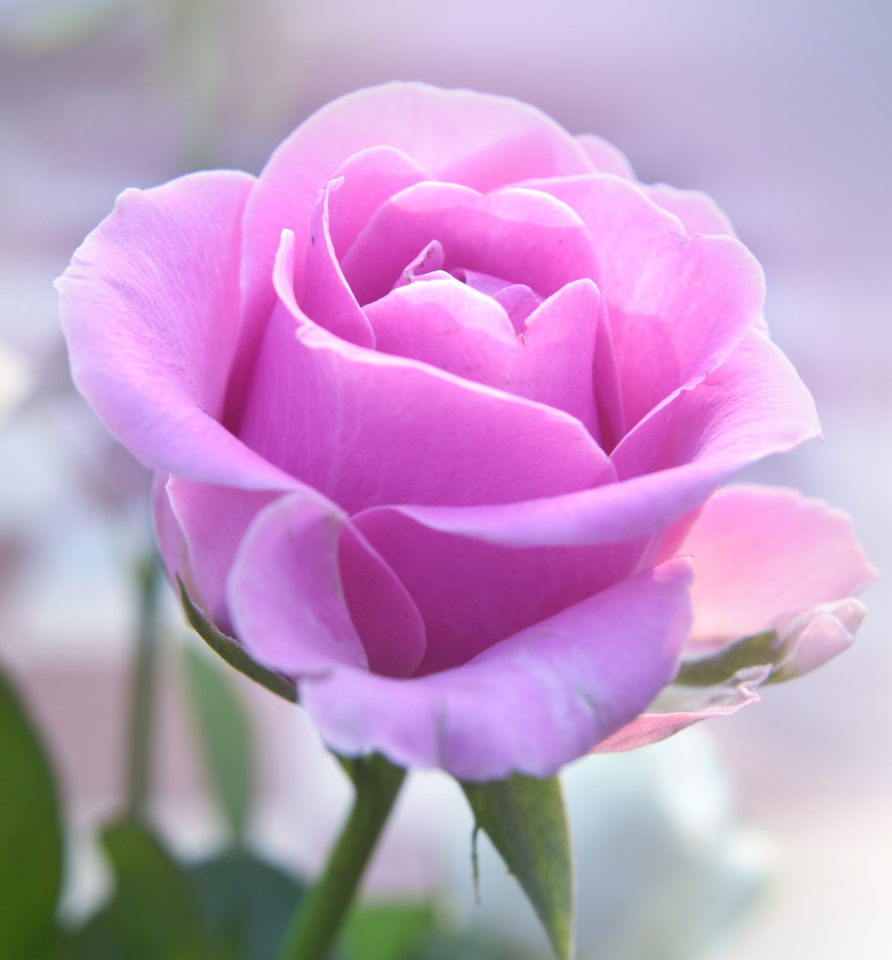
#> input picture rose.jpg, 1783 x 1920 px, found by its file name (shown at 1/2 size)
$ python assignment_6.py
#> lines starting #> are read from the running program, lines starting #| are printed output that depends on the picture
import cv2
import numpy as np
import matplotlib.pyplot as plt

def custom_filter2D(img, kernel, mode='same'):
    kernel = np.array(kernel, dtype=np.float32)
    k_h, k_w = kernel.shape
    flipped_kernel = np.flipud(np.fliplr(kernel))

    if img.ndim == 3:
        channels = []
        for c in range(img.shape[2]):
            filtered = custom_filter2D(img[:, :, c], kernel, mode)
            channels.append(filtered)
        return np.stack(channels, axis=2)

    img = img.astype(np.float32)
    img_h, img_w = img.shape

    if mode == 'same':
        pad_h, pad_w = k_h // 2, k_w // 2
        padded_img = np.zeros((img_h + 2*pad_h, img_w + 2*pad_w), dtype=np.float32)
        padded_img[pad_h:pad_h+img_h, pad_w:pad_w+img_w] = img
    else:
        padded_img = img
        pad_h, pad_w = 0, 0

    out_h = img_h if mode == 'same' else img_h - k_h + 1
    out_w = img_w if mode == 'same' else img_w - k_w + 1
    output = np.zeros((out_h, out_w), dtype=np.float32)

    for i in range(out_h):
        for j in range(out_w):
            region = padded_img[i:i+k_h, j:j+k_w]
            output[i, j] = np.sum(region * flipped_kernel)

    output = cv2.normalize(output, None, 0, 255, cv2.NORM_MINMAX)
    return output.astype(np.uint8)


def display_img(img_set, titles, row, col, max_width=300):
    plt.figure(figsize=(15, 10))
    for k, img in enumerate(img_set):
        plt.subplot(row, col, k+1)


        scale_ratio = max_width / img.shape[1]
        new_height = int(img.shape[0] * scale_ratio)
        if img.ndim == 2:
            img_plot = cv2.resize(img, (max_width, new_height))
            plt.imshow(img_plot, cmap='gray')
        else:
            img_plot = cv2.resize(cv2.cvtColor(img, cv2.COLOR_BGR2RGB), (max_width, new_height))
            plt.imshow(img_plot)

        plt.title(titles[k])
        plt.axis('off')
    plt.tight_layout()
    plt.show()


def main():
    img = img = cv2.imread('/home/inzamul/Downloads/rose.jpg', 0)
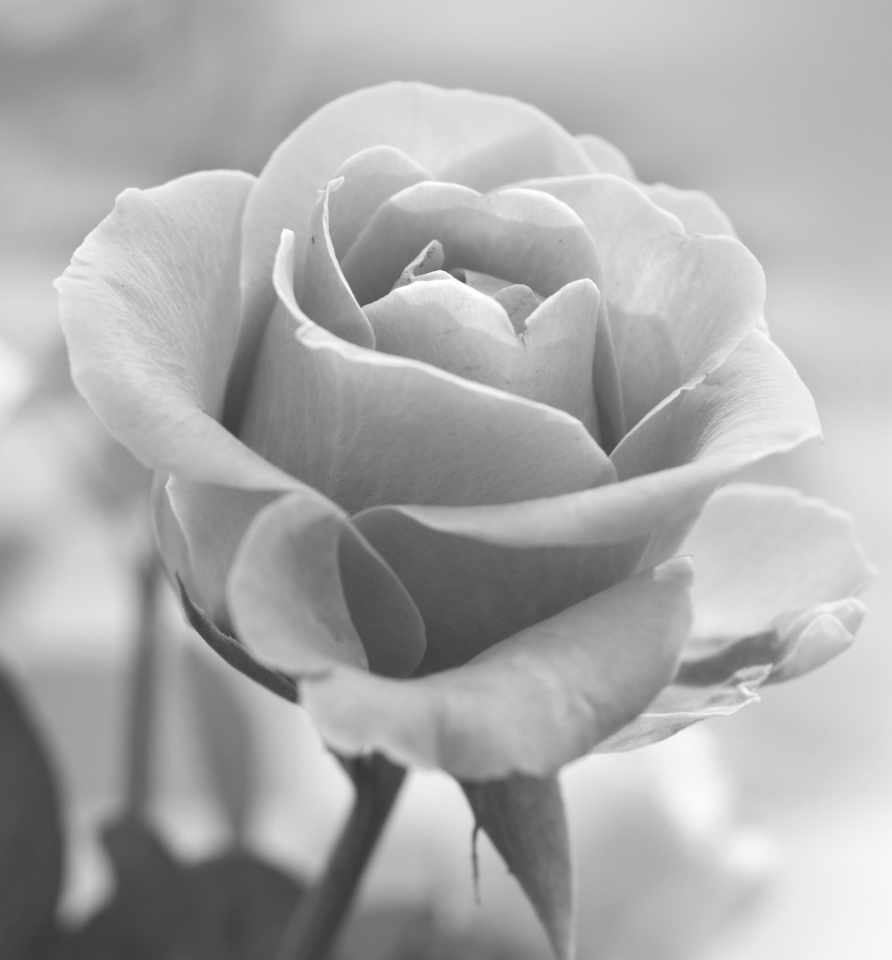
#> img: shape (1920, 1783) (shown at 1/2 size); min 53, max 255, mean 171.3

    if img is None:
        print("Error: Image not loaded!")
        return

    max_width = 800
    scale_ratio = max_width / img.shape[1]
#> scale_ratio = 0.449
    img = cv2.resize(img, (max_width, int(img.shape[0]*scale_ratio)))
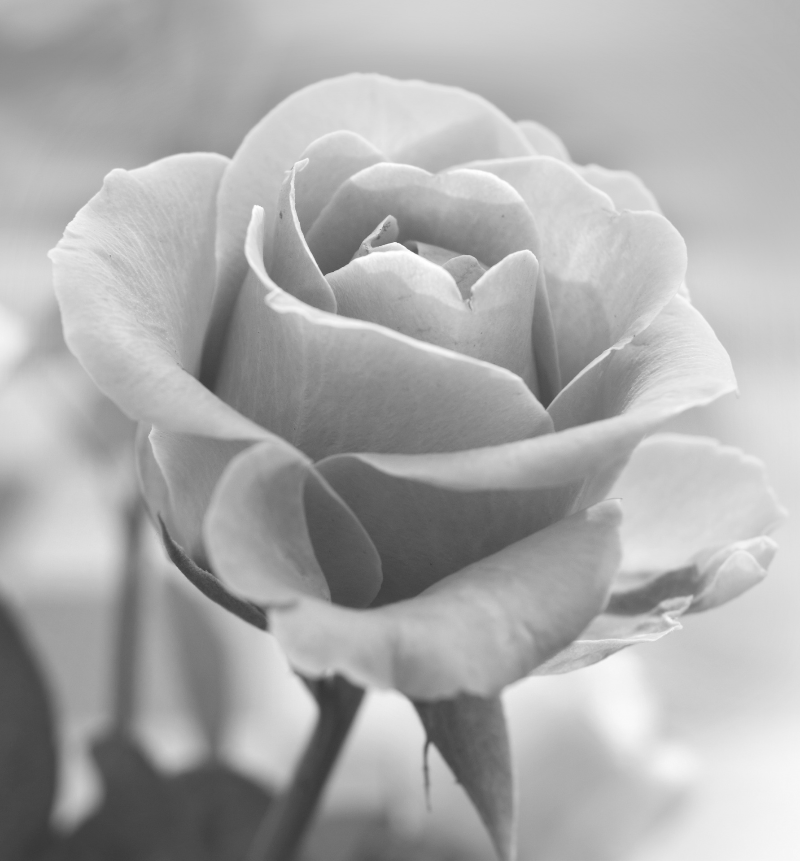
#> img: shape (861, 800); min 54, max 255, mean 171.2


    kernel_vertical = [[-1, 0, 1],
                       [-2, 0, 2],
                       [-1, 0, 1]]

    kernel_horizontal = [[-1, -2, -1],
                         [0, 0, 0],
                         [1, 2, 1]]

    kernel_average = [[1/9, 1/9, 1/9],
                      [1/9, 1/9, 1/9],
                      [1/9, 1/9, 1/9]]

    filtered_img = [
        img,
        custom_filter2D(img, kernel_vertical),
        custom_filter2D(img, kernel_horizontal),
        custom_filter2D(img, kernel_average)
    ]
#> after the loop in custom_filter2D, `for i in range(out_h):`:
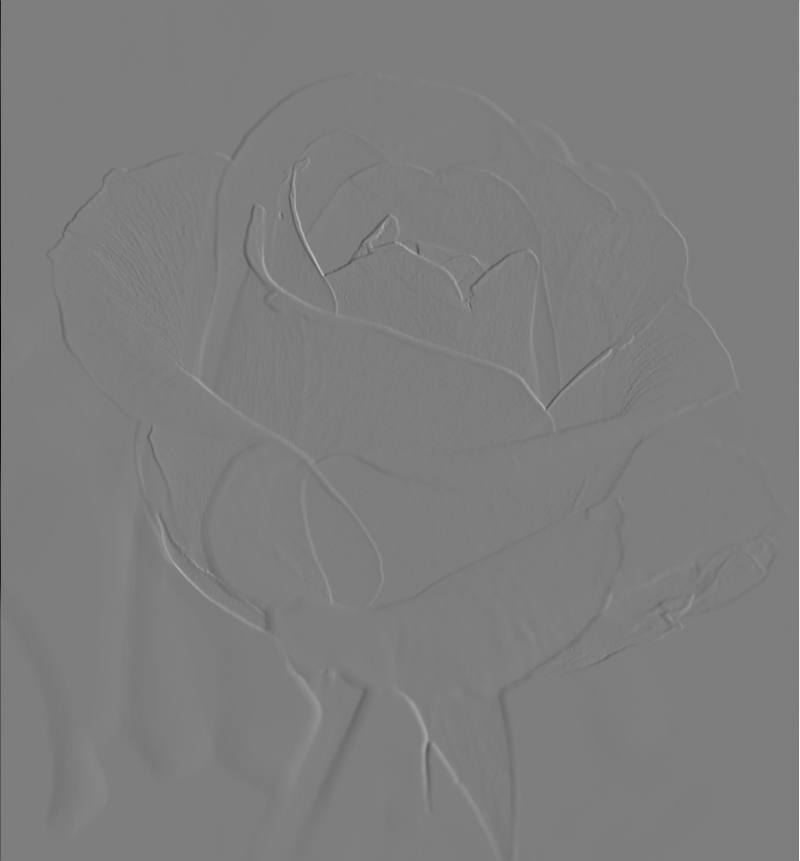
#> output: shape (861, 800) float32; min -971, max 992, mean -0.3; drawn with min black and max white
#> call 2 of custom_filter2D, with mode = 'same'
#> in custom_filter2D (call 2), `kernel = np.array(kernel, dtype=np.float32)`: kernel = [[-1, -2, -1], [0, 0, 0], [1, 2, 1]]
#> in custom_filter2D (call 2), `flipped_kernel = np.flipud(np.fliplr(kernel))`: flipped_kernel = [[1, 2, 1], [0, 0, 0], [-1, -2, -1]]
#> after the loop in custom_filter2D (call 2), `for i in range(out_h):`:
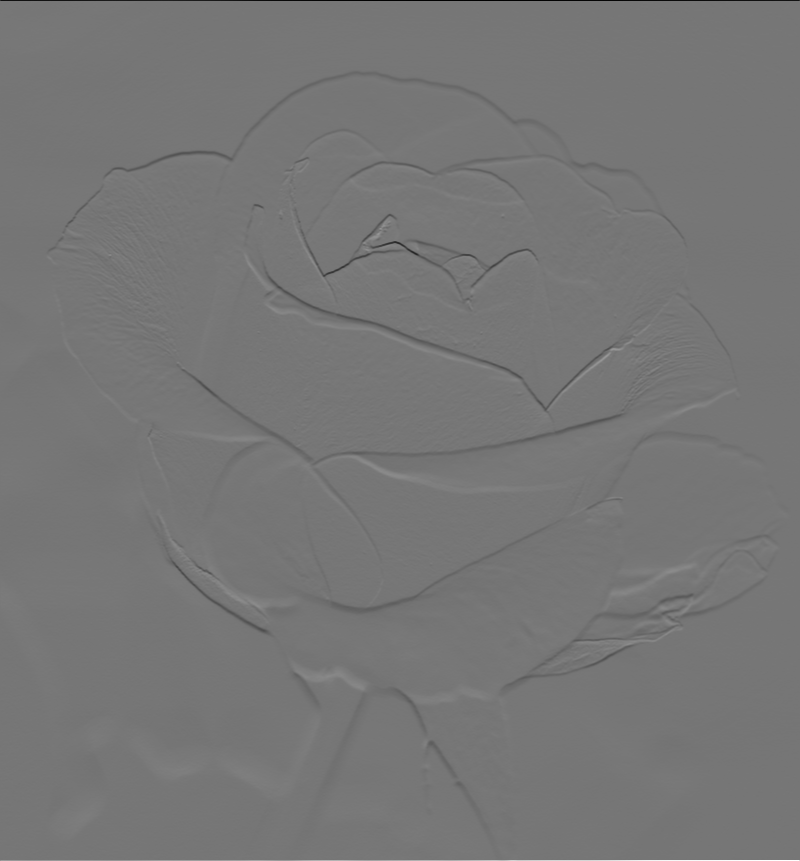
#> output: shape (861, 800) float32; min -858, max 989, mean 0.3; drawn with min black and max white
#> call 3 of custom_filter2D, with mode = 'same'
#> in custom_filter2D (call 3), `kernel = np.array(kernel, dtype=np.float32)`: kernel = [[0.111, 0.111, 0.111], [0.111, 0.111, 0.111], [0.111, 0.111, 0.111]]
#> in custom_filter2D (call 3), `flipped_kernel = np.flipud(np.fliplr(kernel))`: flipped_kernel has the same summary as kernel
#> in custom_filter2D (call 3), `output = cv2.normalize(output, None, 0, 255, cv2.NORM_MINMAX)`:
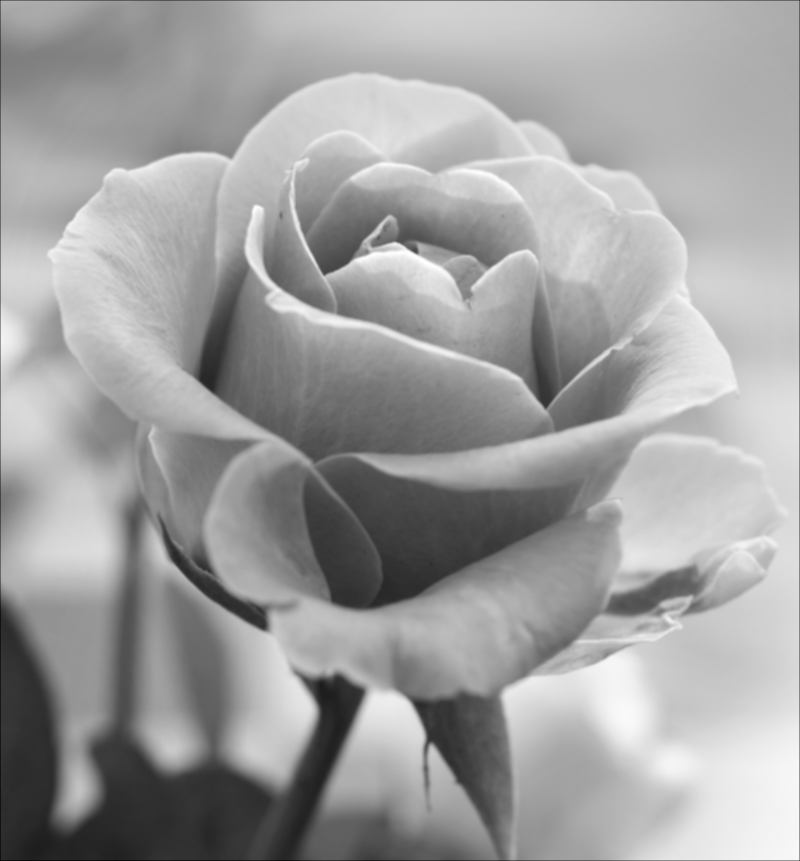
#> output: shape (861, 800) float32; min 3.48e-07, max 255, mean 160.4

    titles = ['Original', 'Vertical Sobel', 'Horizontal Sobel', 'Average Filter']

    display_img(filtered_img, titles, row=2, col=2)
#> the loop in display_img, `for k, img in enumerate(img_set):` made 4 passes
#> in display_img, `plt.show()`:
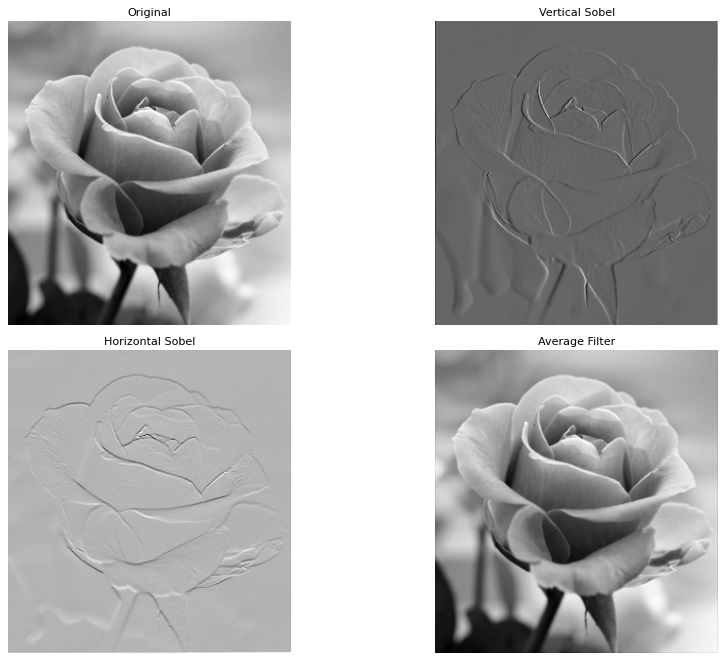
#> figure drawn by matplotlib, 4 panels

if __name__ == '__main__':
    main()

$ run again, with big_image.jpg copied over rose.jpg
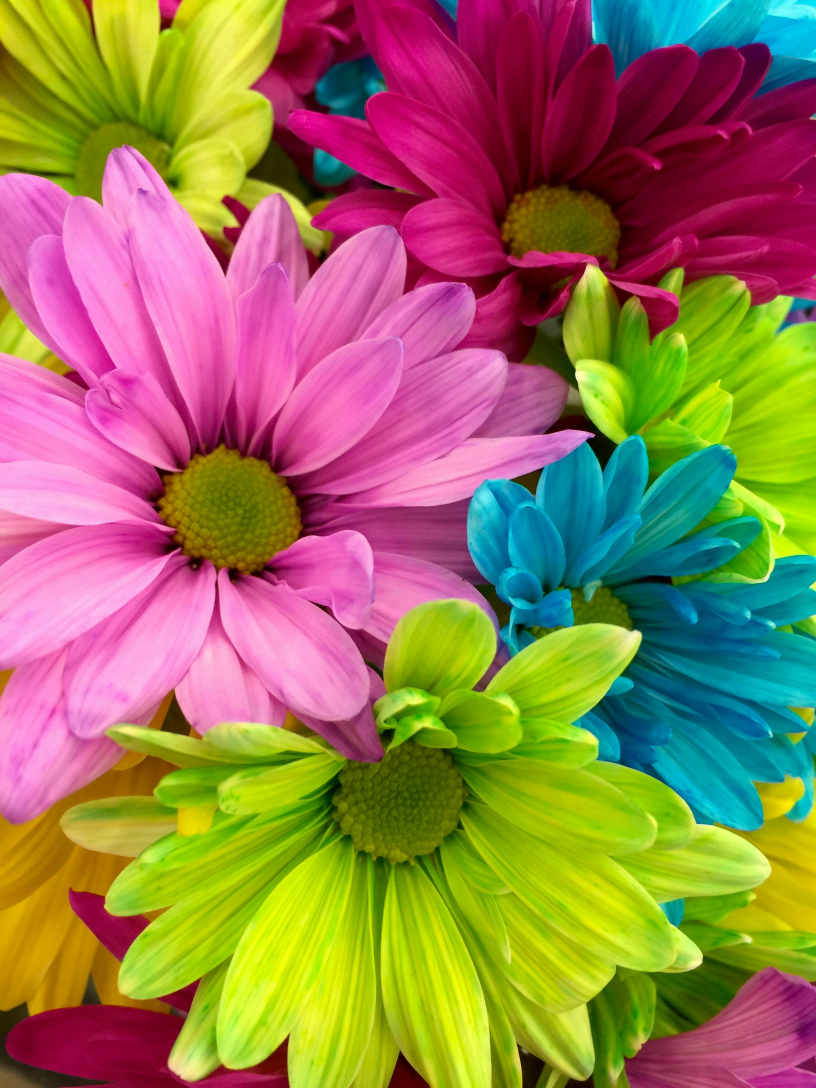
#> input picture big_image.jpg, 2448 x 3264 px, found by its file name (shown at 1/3 size)
#> kernel = [[-1, -2, -1], [0, 0, 0], [1, 2, 1]]
#> flipped_kernel = [[1, 2, 1], [0, 0, 0], [-1, -2, -1]]
#> after the loop in custom_filter2D (call 2), `for i in range(out_h):`:
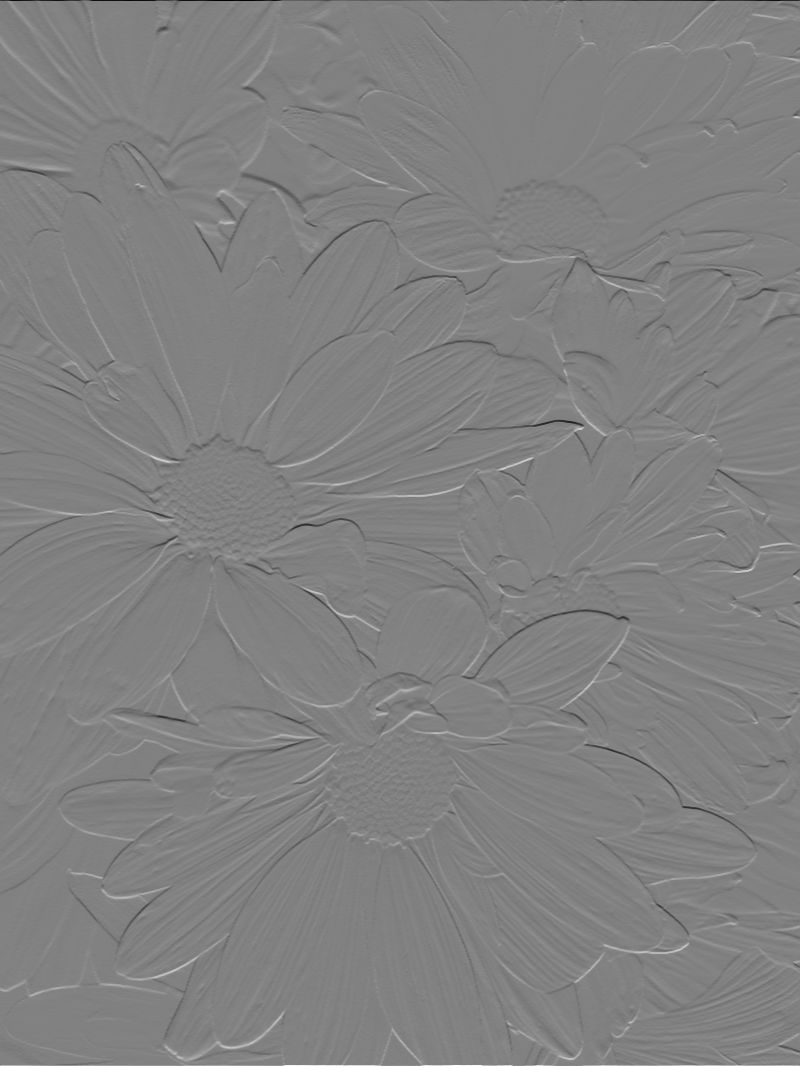
#> output: shape (1066, 800) float32; min -921, max 893, mean 0.1; drawn with min black and max white
#> the loop in display_img, `for k, img in enumerate(img_set):` made 4 passes
#> in display_img, `plt.show()`:
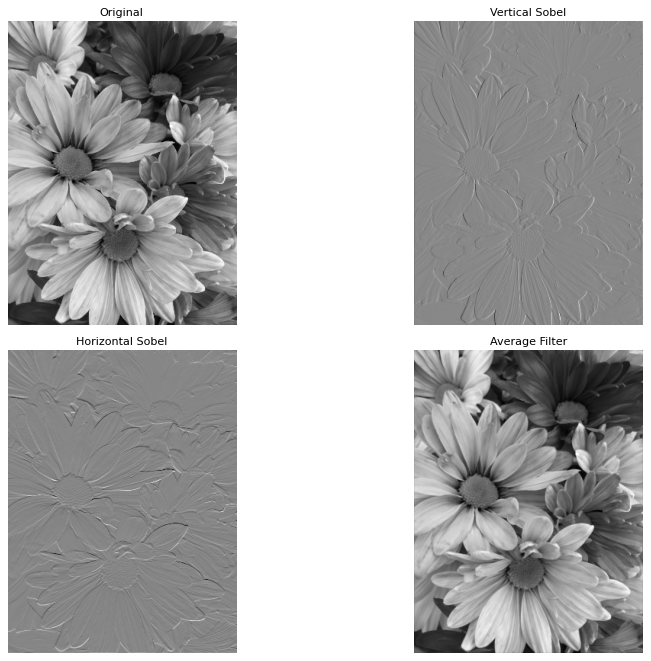
#> figure drawn by matplotlib, 4 panels
